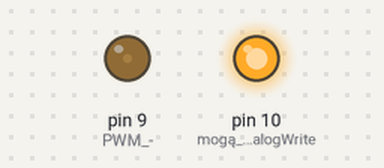
A sketch run on a simulated Arduino Uno, built with avr-gcc and run on an emulated ATmega328P. Parts: output pins drawn as LEDs (lit = HIGH).

Above: at 0.1 s.
Timing chart, 0 to 1.6 s (numbered marks = the images above):
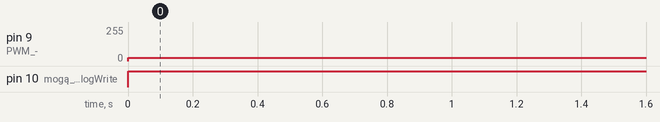

Measured:
- by itself, pin 9 (PWM_-): 0/255 → 25/255 at 0.00 s
- by itself, pin 10 (mogą_używać_analogWrite): LOW → HIGH at 0.00 s

The sketch:

1_led_pwm.ino
```cpp
void setup() {
  pinMode( 9, OUTPUT); // PWM -> tylko piny digital, które mają symbol ~
  pinMode(10, OUTPUT); // mogą używać analogWrite, np. piny: 3, 5, 6, 9, 10 i 11
}

void loop() {

  analogWrite( 9, 25);  //  10% mocy świecenia
  analogWrite(10, 255); // 100% mocy świecenia (zakres od 0 do 255)

  delay(1);
}
```
